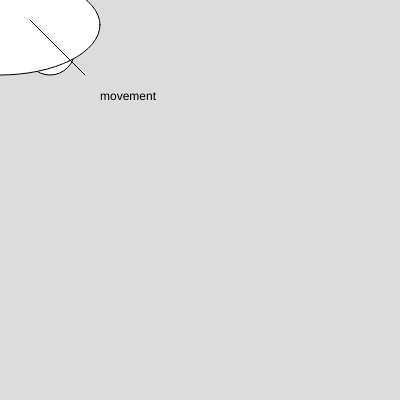
Frame 1 (no input)
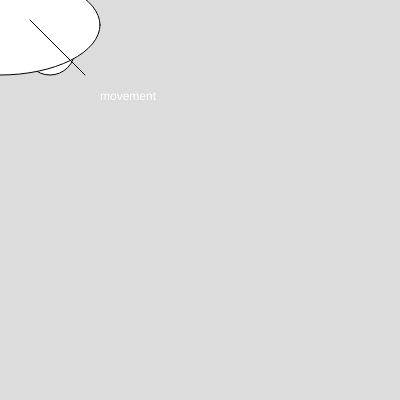
Frame 60 (no input)
Frame 120 (the mouse pressed at the canvas centre since frame 60): identical to frame 60, image omitted

The p5.js sketch that drew these frames (run headless with seeded random() and noise() and a simulated clock; from frame 60 on, the mouse is pressed at the canvas centre):

// p5.js sketch
// ── sketch.js
function setup() {
  createCanvas(400, 400);
}

function draw() {
  background(220);
  circle(50,50,50)
  text("movement", 100, 100)
  fill(255);    // Set fill color
  ellipse(0, 25, 200, 100); 
   line(30, 20, 85, 75);
}
